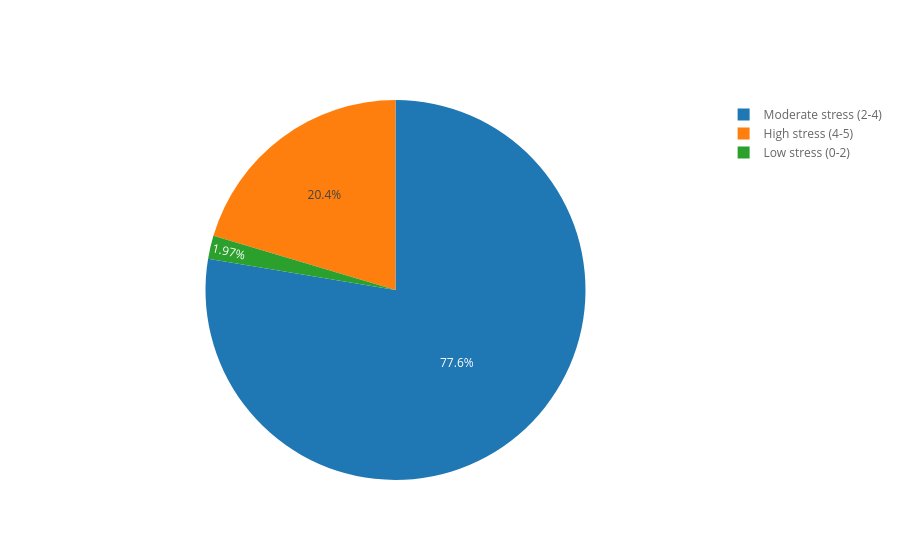

Notebook code for this chart:
### Markdown cell above
#this shows many od them lie in 2-4 stess levels because of various parameters

### Code cell
#stress level pie chart visualization
stress_counts.iplot(kind='pie',labels='Stress Category',values='count')
#MOderate stress level is most common among students

### Figure 1 — Plotly figure (JSON) as saved in the notebook; plotly's stock layout.template omitted (floating-point values rounded to 4 significant figures)
{"data": [{"labels": ["Moderate stress (2-4)", "High stress (4-5)", "Low stress (0-2)"], "marker": {"colors": ["rgba(226, 74, 51, np.float64(1.0))", "rgba(62, 111, 176, np.float64(1.0))", "rgba(132, 118, 202, np.float64(1.0))"]}, "name": "", "type": "pie", "values": [590, 155, 15]}], "layout": {"legend": {"bgcolor": "#FFFFFF", "font": {"color": "#666666"}}, "paper_bgcolor": "#FFFFFF", "plot_bgcolor": "#E5E5E5", "titlefont": {"color": "#151516"}}}
